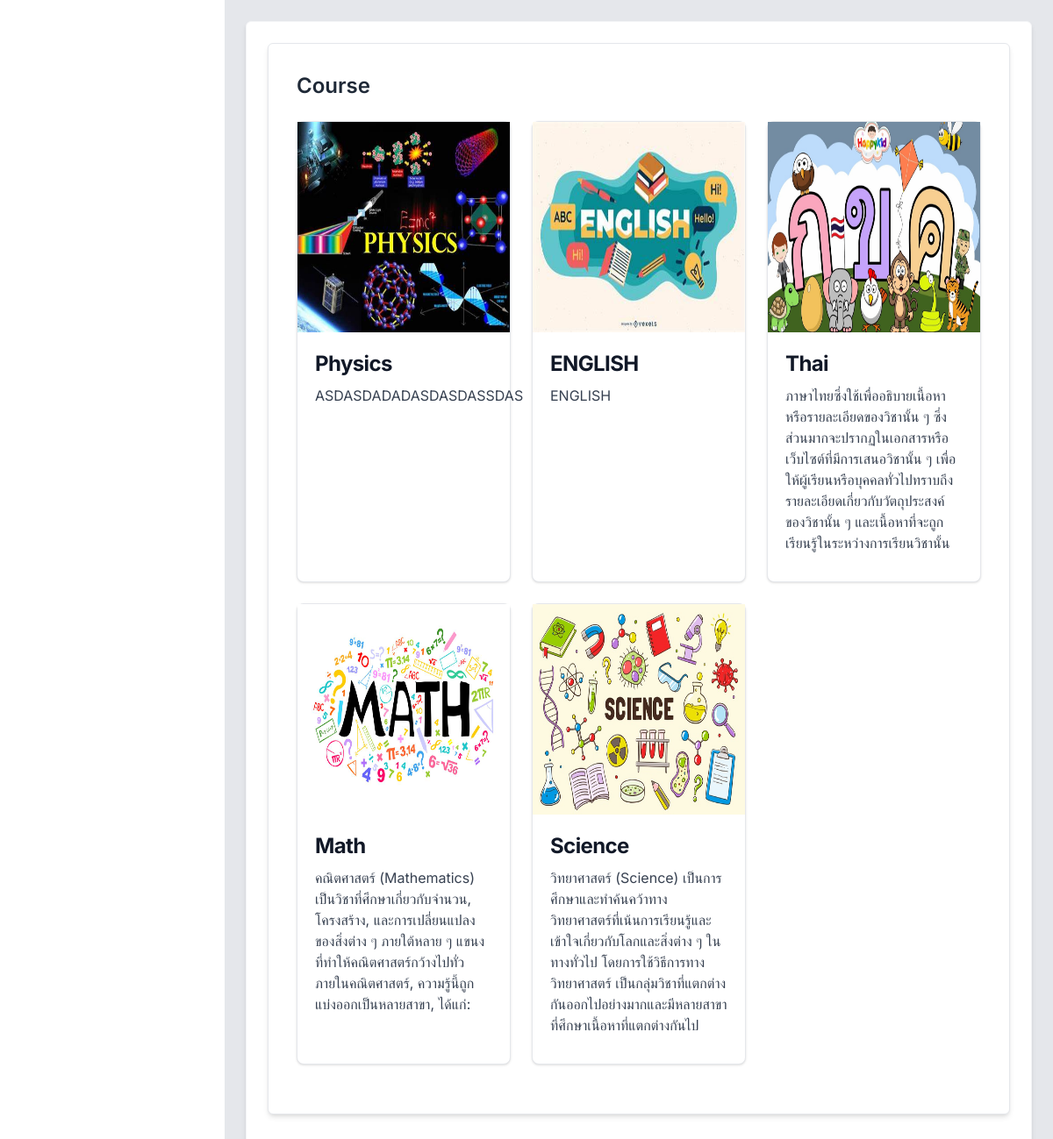
The page /Academic/course.php on the database its author committed.
### tables this page shows
CREATE TABLE `course` (
  `course_id` int(10) UNSIGNED ZEROFILL NOT NULL,
  `course_name` varchar(200) NOT NULL,
  `course_description` varchar(255) NOT NULL,
  `sec_id` int(1) NOT NULL,
  `credits` int(1) NOT NULL,
  `semester` int(1) NOT NULL,
  `year` int(4) NOT NULL,
  `course_image` varchar(255) DEFAULT NULL
);

### Academic/course.php (the view, shortened to what this page needs)
<?php include 'connectdatabase.php';
?>
<!DOCTYPE html>
<html lang="en">
<head>
    <link href="https://fonts.bunny.net/css?family=figtree:400,500,600&display=swap" rel="stylesheet" />
    <link href='https://unpkg.com/boxicons@2.1.4/css/boxicons.min.css' rel='stylesheet'>
    <link href="https://cdn.jsdelivr.net/npm/remixicon@3.5.0/fonts/remixicon.css" rel="stylesheet">
    <script src="https://cdn.tailwindcss.com"></script>
    <link href="style.css" rel="stylesheet">
</head>
<body class="text-gray-800 font-inter">
    <main class="w-full md:w-[calc(100%-256px)] md:ml-64 bg-gray-200 min-h-screen transition-all main">
        <div class="p-6">
            <div class="">
                <div class="grid grid-cols-1 lg:grid-cols-2 gap-6 mb-6">
                    <div class="bg-white border border-gray-100 shadow-md p-6 rounded-md lg:col-span-2 w-full">
                        <div class="flex flex-col lg:flex-row justify-between mb-4 items-start">
                            <div class="mx-auto bg-white p-8 border rounded-md shadow-md w-full justify-center">
                                <h2 class="text-2xl font-semibold mb-6">Course</h2>
                                <div class="grid grid-cols-1 lg:grid-cols-3 gap-6 mb-6 mx-auto">
                                    <?php
                                    $sql = "SELECT * FROM course ORDER BY course_id DESC";
                                    $result = mysqli_query($conn, $sql);
                                    while ($row = mysqli_fetch_assoc($result)) {
                                    ?>
                                        <div class="max-w-sm bg-white border border-gray-200 rounded-lg shadow dark:bg-gray-800 dark:border-gray-700 hover:bg-gray-500 hover:border-red-700">
                                            <a href="coursepage.php?course_id=<?= $row['course_id'] ?>">
                                                <img src="../Academic/system/imagecourse/<?= $row['course_image'] ?>" class="w-full max-w-96 max-h-96 h-60">
                                                <div class="p-5 flex flex-col">
                                                    <div>
                                                        <a href="#">
                                                            <h5 class="mb-2 text-2xl font-bold tracking-tight text-gray-900 dark:text-white">
                                                                <?= $row['course_name'] ?>
                                                            </h5>
                                                        </a>
                                                        <p class="mb-3 font-normal md:text-base text-xs text-gray-700 dark:text-gray-400">
                                                            <?= $row['course_description'] ?>
                                                        </p>
                                                    </div>
                                                </div>
                                            </a>
                                        </div>
                                    <?php
                                    }
                                    ?>
                                </div>
                            </div>
                        </div>
                    </div>
                </div>
            </div>
        </div>
    </main>
</body>
</html>

### Academic/style.css (style rules this page uses)
html { line-height: 1.5; -webkit-text-size-adjust: 100%; -moz-tab-size: 4; -o-tab-size: 4; tab-size: 4; font-family: ui-sans-serif, system-ui, -apple-system, BlinkMacSystemFont, "Segoe UI", Roboto, "Helvetica Neue", Arial, "Noto Sans", sans-serif, "Apple Color Emoji", "Segoe UI Emoji", "Segoe UI Symbol", "Noto Color Emoji"; font-feature-settings: normal; font-variation-settings: normal; }
body { margin: 0; line-height: inherit; }
h1, h2, h3, h4, h5, h6 { font-size: inherit; font-weight: inherit; }
a { color: inherit; text-decoration: inherit; }
blockquote, dl, dd, h1, h2, h3, h4, h5, h6, hr, figure, p, pre { margin: 0; }
img, svg, video, canvas, audio, iframe, embed, object { display: block; vertical-align: middle; }
img, video { max-width: 100%; height: auto; }
.mb-2 { margin-bottom: 0.5rem; }
.mb-4 { margin-bottom: 1rem; }
.mb-6 { margin-bottom: 1.5rem; }
.flex { display: flex; }
.grid { display: grid; }
.min-h-screen { min-height: 100vh; }
.w-full { width: 100%; }
.grid-cols-1 { grid-template-columns: repeat(1, minmax(0, 1fr)); }
.items-start { align-items: flex-start; }
.justify-center { justify-content: center; }
.justify-between { justify-content: space-between; }
.gap-6 { gap: 1.5rem; }
.rounded-md { border-radius: 0.375rem; }
.border { border-width: 1px; }
.border-gray-100 { --tw-border-opacity: 1; border-color: rgb(243 244 246 / var(--tw-border-opacity)); }
.border-gray-200 { --tw-border-opacity: 1; border-color: rgb(229 231 235 / var(--tw-border-opacity)); }
.bg-white { --tw-bg-opacity: 1; background-color: rgb(255 255 255 / var(--tw-bg-opacity)); }
.p-6 { padding: 1.5rem; }
.font-inter { font-family: 'Inter', sans-serif; }
.text-2xl { font-size: 1.5rem; line-height: 2rem; }
.font-bold { font-weight: 700; }
.font-normal { font-weight: 400; }
.font-semibold { font-weight: 600; }
.text-gray-800 { --tw-text-opacity: 1; color: rgb(31 41 55 / var(--tw-text-opacity)); }
.shadow-md { --tw-shadow: 0 4px 6px -1px rgb(0 0 0 / 0.1), 0 2px 4px -2px rgb(0 0 0 / 0.1); --tw-shadow-colored: 0 4px 6px -1px var(--tw-shadow-color), 0 2px 4px -2px var(--tw-shadow-color); box-shadow: var(--tw-ring-offset-shadow, 0 0 #0000), var(--tw-ring-shadow, 0 0 #0000), var(--tw-shadow); }
.transition-all { transition-property: all; transition-timing-function: cubic-bezier(0.4, 0, 0.2, 1); transition-duration: 150ms; }
@media (min-width: 768px) { .md\:ml-64 { margin-left: 16rem; } }
@media (min-width: 768px) { .md\:w-\[calc\(100\%-256px\)\] { width: calc(100% - 256px); } }
@media (min-width: 1024px) { .lg\:col-span-2 { grid-column: span 2 / span 2; } }
@media (min-width: 1024px) { .lg\:grid-cols-2 { grid-template-columns: repeat(2, minmax(0, 1fr)); } }
@media (min-width: 1024px) { .lg\:grid-cols-3 { grid-template-columns: repeat(3, minmax(0, 1fr)); } }

### rows shown on the page
course: course_image (picture), course_name "Physics", course_description "ASDASDADADASDASDASSDAS"
course: course_image (picture), course_name "ENGLISH", course_description "ENGLISH"
course: course_image (picture), course_name "Thai", course_description "ภาษาไทยซึ่งใช้เพื่ออธิบายเนื้อหาหรือรายละเอียดของวิชานั้น ๆ ซึ่งส่วนมากจะปรากฏในเอกสารหรือเว็บไซต์ที่มีการเสนอวิชานั้น ๆ เพื่อให้ผู้เรียนหรือบุคคลทั่วไปทราบถึงรายละเอียดเกี่ยวกับวัตถุประสงค์ของวิชานั้น ๆ และเนื้อหาที่จะถูกเรียนรู้ในระหว่างการเรียนวิชานั้น"
course: course_image (picture), course_name "Math", course_description "คณิตศาสตร์ (Mathematics) เป็นวิชาที่ศึกษาเกี่ยวกับจำนวน, โครงสร้าง, และการเปลี่ยนแปลงของสิ่งต่าง ๆ ภายใต้หลาย ๆ แขนงที่ทำให้คณิตศาสตร์กว้างไปทั่ว ภายในคณิตศาสตร์, ความรู้นี้ถูกแบ่งออกเป็นหลายสาขา, ได้แก่:"
course: course_image (picture), course_name "Science", course_description "วิทยาศาสตร์ (Science) เป็นการศึกษาและทำค้นคว้าทางวิทยาศาสตร์ที่เน้นการเรียนรู้และเข้าใจเกี่ยวกับโลกและสิ่งต่าง ๆ ในทางทั่วไป โดยการใช้วิธีการทางวิทยาศาสตร์ เป็นกลุ่มวิชาที่แตกต่างกันออกไปอย่างมากและมีหลายสาขาที่ศึกษาเนื้อหาที่แตกต่างกันไป"
